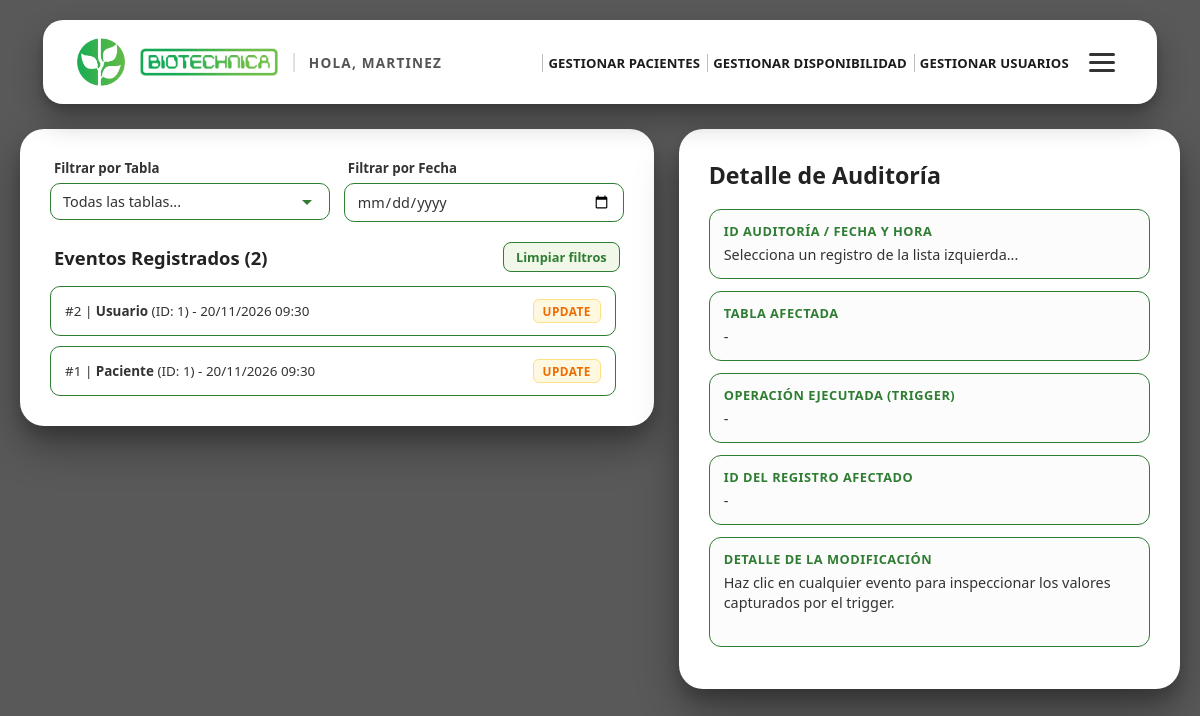
/Auditoria (signed in), run on an earlier commit of the app's database.
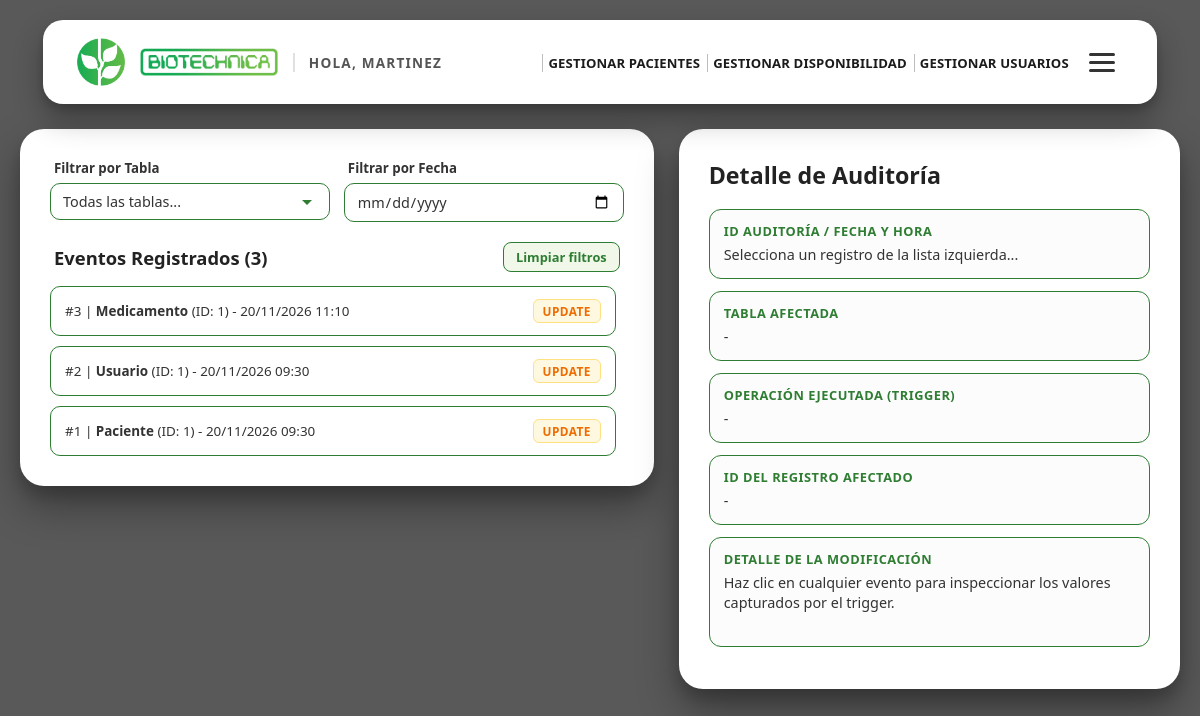
And on a later commit of the database.
### AppAdAtM/models.py (models this page shows)
class Auditoria(models.Model):
    ID_Auditoria = models.AutoField(primary_key=True)
    Tabla_Afectada = models.TextField()
    Accion = models.TextField()
    Registro_ID = models.TextField()
    Detalle = models.TextField(null=True, blank=True)
    Fecha_Hora = models.DateTimeField(auto_now_add=True)
    class Meta:
        db_table = 'Auditoria'

### AppAdAtM/views.py (the view, shortened to what this page needs)
# urls.py: path('Auditoria', views.verauditoria, name='ver_auditoria'),
@never_cache
@sesion_requerida
def verauditoria(request):
    usuario_id = request.session.get('usuario_id')
    rol_id = request.session.get('usuario_rol')
    registros = Auditoria.objects.all().order_by('-ID_Auditoria')
    tablas = (
        Auditoria.objects.values_list('Tabla_Afectada', flat=True)
        .distinct()
        .order_by('Tabla_Afectada')
    )
    return render(request, 'Auditoria.html', {
        'registros': registros,
        'tablas': tablas,
    })

### AppAdAtM/views.py (called while the page is built)
def sesion_requerida(view_func):
    @wraps(view_func)
    @never_cache
    def _wrapped_view(request, *args, **kwargs):
        if not request.session.get('usuario_id'):
            return redirect('inicio_sesion')
        return view_func(request, *args, **kwargs)
    return _wrapped_view

### AppAdAtM/templates/Auditoria.html (shortened to what this page needs)
{% load static %}
<!DOCTYPE html>
<html lang="es">
<head>
  <link rel="stylesheet" href="{% static 'AppAdAtM/css/Common.css' %}">
</head>
<body>
<header class="navbar">
  <div class="brand-section">
    <img src="{% static 'AppAdAtM/Imagenes/tu-logo-isotipo.png' %}" alt="Logo" class="nav-logo">
    <img src="{% static 'AppAdAtM/Imagenes/tu-sublogo-texto.png' %}" alt="Biotechnica" class="nav-sublogo">
    <span class="nav-slogan">
      {% if request.session.usuario_nombre %}
        Hola, {{ request.session.usuario_nombre }}
      {% else %}
        Biotechnica
      {% endif %}
    </span>
  </div>
  <nav class="navbar-content">
    <ul class="nav-ul">
      {% with rol=request.session.usuario_rol %}
        {% if rol == 1 %}
          <li><a href="{% url 'gestionar_pacientes' %}" class="nav-text">Gestionar Pacientes</a></li>
          <li><a href="{% url 'gestionar_disponibilidad' %}" class="nav-text">Gestionar Disponibilidad</a></li>
        {% elif rol == 4 %}
          <li><a href="{% url 'registrar_atencion' %}" class="nav-text">Agendar Atención</a></li>
          <li><a href="{% url 'gestionar_pacientes' %}" class="nav-text">Mis Datos</a></li>
        {% endif %}
        {% if rol %}
          <li>
            <a href="{% url 'gestionar_usuarios' %}" class="nav-text">
              {% if rol == 1 %}Gestionar Usuarios{% else %}Mi Cuenta{% endif %}
            </a>
          </li>
        {% endif %}
      {% endwith %}
    </ul>
  </nav>
</header>
  <main class="dashboard-container">
    <section class="card left-panel">
      <div class="filters-row">
        <div class="filter-item">
          <label for="filtro-tabla">Filtrar por Tabla</label>
          <select id="filtro-tabla">
            <option value="">Todas las tablas...</option>
          </select>
        </div>
        <div class="filter-item">
          <label for="filtro-fecha">Filtrar por Fecha</label>
          <input type="date" id="filtro-fecha">
        </div>
      </div>
      <div class="section-header-row">
        <h2 class="section-title">Eventos Registrados (<span id="contador-visible">{{ registros|length }}</span>)</h2>
        <button type="button" class="btn-limpiar-filtros" id="btn-limpiar">Limpiar filtros</button>
      </div>
      <div class="user-list" id="lista-auditoria">
        {% for r in registros %}
          <div class="user-item"
               data-id="{{ r.ID_Auditoria }}"
               data-tabla="{{ r.Tabla_Afectada }}"
               data-accion="{{ r.Accion }}"
               data-registroid="{{ r.Registro_ID }}"
               data-detalle="{{ r.Detalle|default:'Sin detalle adicional' }}"
               data-fecha="{{ r.Fecha_Hora|date:'Y-m-d' }}"
               data-fechahora="{{ r.Fecha_Hora|date:'d/m/Y H:i:s' }}">
            <span class="item-main-text">
              #{{ r.ID_Auditoria }} | <strong>{{ r.Tabla_Afectada }}</strong> (ID: {{ r.Registro_ID }}) - {{ r.Fecha_Hora|date:'d/m/Y H:i' }}
            </span>
            <span class="badge-accion badge-{{ r.Accion }}">{{ r.Accion }}</span>
          </div>
        {% empty %}
          <p style="color:#666; font-size:0.9rem; padding:10px;">Aún no hay registros en la tabla de Auditoría.</p>
        {% endfor %}
      </div>
    </section>
    <section class="card right-panel">
      <h1 class="panel-header-title" id="titulo-detalle">Detalle de Auditoría</h1>
      <div class="info-card-block">
        <div class="block-title">ID Auditoría / Fecha y Hora</div>
        <p id="det-fecha">Selecciona un registro de la lista izquierda...</p>
      </div>
      <div class="info-card-block">
        <div class="block-title">Tabla Afectada</div>
        <p id="det-tabla">-</p>
      </div>
      <div class="info-card-block">
        <div class="block-title">Operación Ejecutada (Trigger)</div>
        <p id="det-accion">-</p>
      </div>
      <div class="info-card-block">
        <div class="block-title">ID del Registro Afectado</div>
        <p id="det-registro">-</p>
      </div>
      <div class="info-card-block" style="min-height: 110px;">
        <div class="block-title">Detalle de la Modificación</div>
        <p id="det-detalle">Haz clic en cualquier evento para inspeccionar los valores capturados por el trigger.</p>
      </div>
    </section>
  </main>
</body>
</html>

### AppAdAtM/static/AppAdAtM/css/Common.css (style rules this page uses)
* { box-sizing: border-box; margin: 0; padding: 0; font-family: 'Segoe UI', Tahoma, Geneva, Verdana, sans-serif; }
body { min-height: 100vh; display: flex; flex-direction: column; background: linear-gradient(rgba(0, 0, 0, 0.65), rgba(0, 0, 0, 0.65)), url('https://images.unsplash.com/photo-1518531933037-91b2f5f229cc?auto=format&fit=crop&w=1920&q=80') center/cover no-repeat fixed; padding: 20px; }
.navbar { background-color: #ffffff; border-radius: 20px; padding: 18px 34px; min-height: 82px; display: flex; align-items: center; justify-content: space-between; flex-wrap: wrap; gap: 16px 24px; box-shadow: 0 15px 30px rgba(0, 0, 0, 0.3), 0 5px 10px rgba(0, 0, 0, 0.15); margin: 0 auto 25px auto; width: 96%; max-width: 1420px; }
.brand-section { display: flex; align-items: center; gap: 15px; flex-shrink: 0; min-width: 0; }
.nav-logo { width: 48px; height: 48px; object-fit: contain; }
.nav-sublogo { height: 28px; width: auto; object-fit: contain; }
.nav-slogan { font-size: 0.85rem; font-weight: 700; letter-spacing: 1.2px; color: #555555; text-transform: uppercase; border-left: 2px solid #e0e0e0; padding-left: 14px; max-width: clamp(110px, 18vw, 250px); overflow: hidden; text-overflow: ellipsis; white-space: nowrap; }
.navbar-content { flex: 1; min-width: 260px; display: flex; align-items: center; justify-content: flex-end; flex-wrap: wrap; gap: 12px 18px; }
.navbar-content a { text-decoration: none; white-space: nowrap; }
.navbar.navbar-partial { position: relative; flex-wrap: nowrap; gap: 12px; }
.navbar.navbar-partial .brand-section { order: 1; flex-shrink: 1; }
.navbar.navbar-partial .navbar-content { order: 2; flex: 1 1 auto; min-width: 0; margin-left: 0; }
.navbar.navbar-partial .nav-ul { width: 100%; flex-wrap: nowrap; justify-content: flex-end; }
.navbar.navbar-partial .nav-ul li { flex-shrink: 0; }
.dashboard-container { display: flex; gap: 25px; width: 100%; margin: 0 auto; flex: 1; align-items: flex-start; }
.card { background-color: #ffffff; border-radius: 24px; border: none; box-shadow: 0 20px 40px rgba(0, 0, 0, 0.35), 0 10px 15px rgba(0, 0, 0, 0.15); padding: 30px; }
select { cursor: pointer; appearance: none; -webkit-appearance: none; background-repeat: no-repeat; background-position: right 10px center; padding-right: 35px; }
.nav-text { font-size: 0.82rem; font-weight: 800; letter-spacing: 0.15px; color: #1b1b1b; text-transform: uppercase; border-left: 1.5px solid #bdbdbd; padding-left: 5px; white-space: nowrap; transition: color 0.2s ease; }
.nav-ul { display: flex; align-items: center; justify-content: flex-end; flex-wrap: wrap; gap: 7px; width: 100%; list-style: none; margin: 0; padding: 0; }
.nav-ul li { max-width: 100%; }

What changed in the data, as far as the page shows it:
added Auditoria: ID_Auditoria "3", Tabla_Afectada "Medicamento", Registro_ID "1", Fecha_Hora "20/11/2026 11:10", Accion "UPDATE"
Also different on the page:
{{ registros|length }}: "2" → "3"
